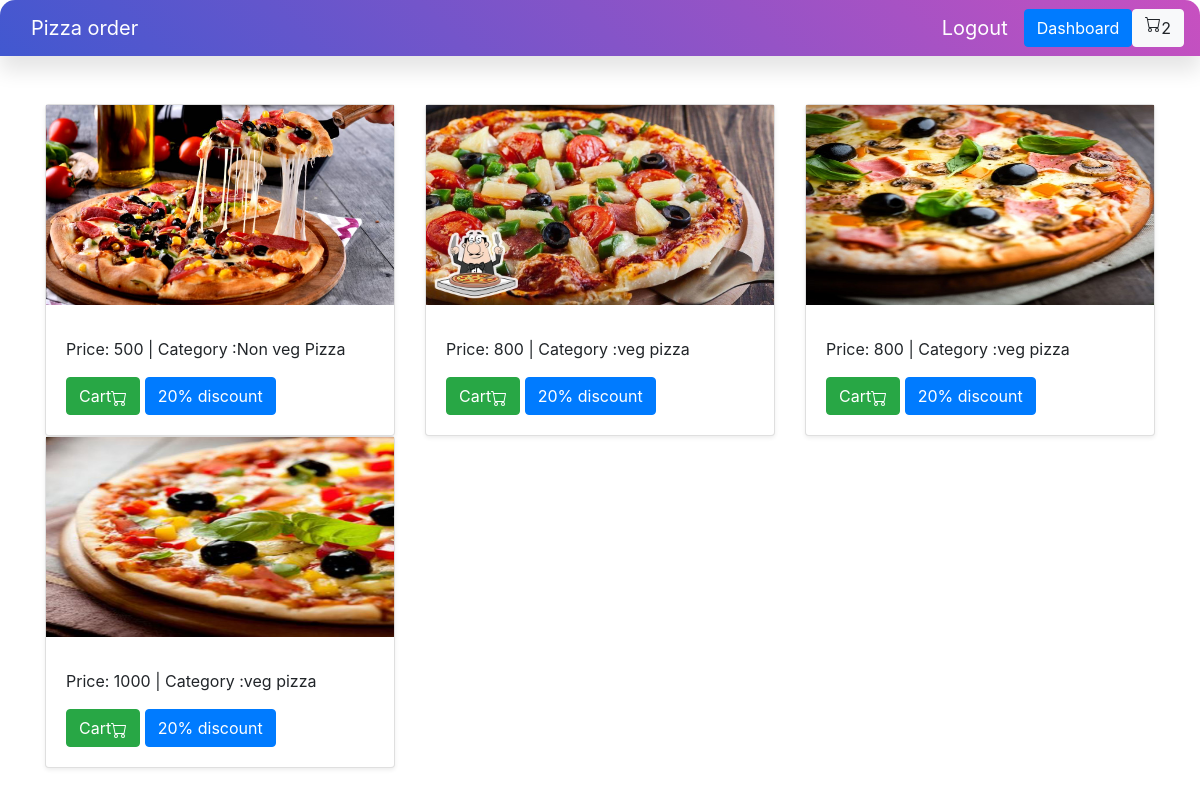
The app's page / (signed in) with its own data.
### home/models.py (models this page shows)
class BaseModel(models.Model):
    uid=models.UUIDField(default=uuid.uuid4, editable=False,primary_key=True)
    created_at=models.DateField(auto_now_add=True)
    updated_at=models.DateField(auto_now_add=True)
    class Metas:
        abstract=True

class Pizza(BaseModel):
    category = models.ForeignKey(PizzaCategory, on_delete=models.CASCADE, related_name='category')
    pizza_name=models.CharField(max_length=100)
    price=models.IntegerField(default=100)
    images=models.ImageField(upload_to='pizza')

class PizzaCategory(BaseModel):
    category_name=models.CharField(max_length=100)

### home/views.py (the view)
# urls.py: path('', home),
def home(request):
    pizzas = Pizza.objects.all()
    return render(request, 'home.html', {'pizzas': pizzas})

### templates/home.html (shortened to what this page needs)
{% extends 'base.html'%}
{%block content%}
<div class="album py-5 bg-body-tertiary">
    <div class="container">
      <div class="row row-cols-1 row-cols-sm-2 row-cols-md-3 g-3">
          {% for pizza in pizzas%}
        <div class="col">
          <div class="card shadow-sm">
            <img src="/media/{{pizza.images}}" height="200px" >
            <div class="card-body">
              <p class="card-text">Price: {{pizza.price}}  |  Category :{{pizza.category.category_name}} </p>
              <a href="{% url 'add-cart' pizza.uid %}" class="btn btn-success">Cart</a>
                <a href="#" class="btn btn-primary"> 20% discount</a>
              </div>
            </div>
          </div>
           {% endfor%}
        </div>
    </div>
  </div>
{% endblock %}

### templates/base.html (shortened to what this page needs)
<!DOCTYPE html>
<html lang="en">
<head>
    <link
      rel="stylesheet"
      href="https://stackpath.bootstrapcdn.com/bootstrap/4.5.2/css/bootstrap.min.css" />
    <link rel='stylesheet' href="/static/css/navbar.css">
</head>
<body>
<nav class="navbar navbar-expand-lg navbar-light nav">
    <div class="container-fluid">
      <a class="navbar-brand" href="/">Pizza order </a>
    </div>
    <div class="collapse navbar-collapse justify-content-end" id="navbarSupportedContent">
        {% if request.user.is_authenticated %}
        <a class="navbar-brand navbar-right" href="{% url 'logout'%}">Logout </a>
        <a class="btn btn-primary navbar-right"  href="{% url 'order'%}">Dashboard </a>
        {% else %}
        <a class="navbar-brand navbar-right" href="{% url 'login'%}">Login </a>
        <a class="navbar-brand navbar-right" href="{% url 'register'%}">Register </a>
        {% endif %}
           <a href="{% url 'cart'%}" class="btn btn-light btn-right button-container" >{{request.user.get_cart_count}}</a>
        </div>
    </nav>
{% block content%}
{% endblock %}
</body>
</html>

### static/css/navbar.css (style rules this page uses)
.nav { background: #fff; border-radius: 15px; box-shadow: 0px 15px 20px rgba(0,0,0,0.1); border-radius: 15px 15px 0 0; background: linear-gradient(-135deg, #c850c0, #4158d0); }
.navbar .navbar-brand { color: #fff; }
.navbar { place-items: right; }
.button-container { display: flex; }

### records on screen
Pizza: images (picture), price "500", category.category_name "Non veg Pizza"
Pizza: images (picture), price "800", category.category_name "veg pizza"
Pizza: images (picture), price "800", category.category_name "veg pizza"
Pizza: images (picture), price "1000", category.category_name "veg pizza"

### other values on screen
{{ request.user.get_cart_count }} "2"
